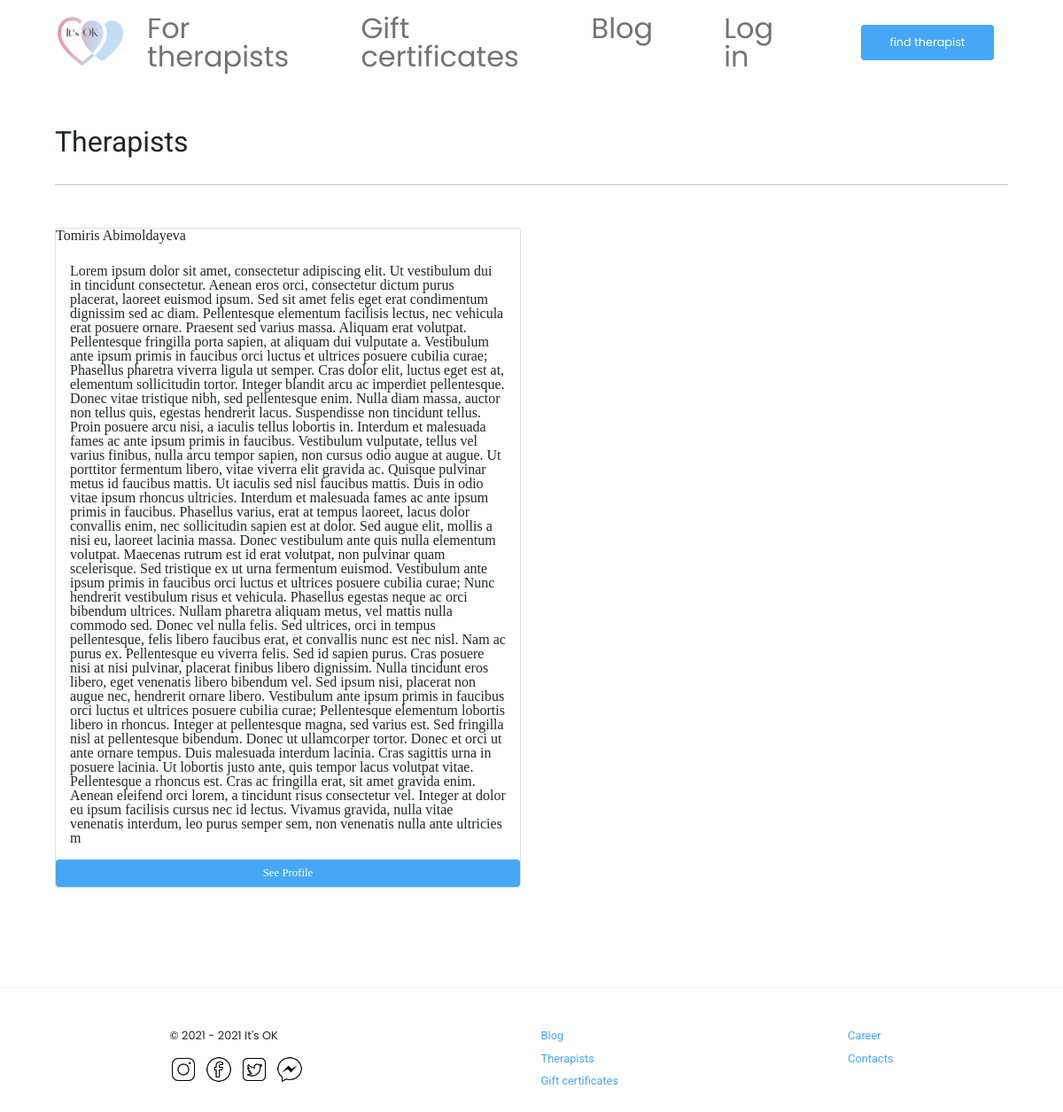
/therapists/, run on the app's committed database.
### therapists_list/models.py (models this page shows, shortened)
class Therapists(models.Model):
    firstname = models.CharField('firstname', max_length=255)
    lastname = models.CharField('lastname', max_length=255)
    phone = models.CharField('phone', max_length=255)
    email = models.CharField('email', max_length=255)
    experience = models.IntegerField('experience')
    degree = models.CharField('education', max_length=255)
    about = models.TextField('about')
    age = models.IntegerField('age')
    city = models.CharField('city', max_length=255)
    sex = models.CharField('sex', max_length=6)
    photo = models.ImageField('photo', upload_to='therapists_photo/')
    class Meta:
        verbose_name = 'Therapist'
        verbose_name_plural = 'Therapists'

### therapists_list/views.py (the view)
# urls.py: path('therapists/', include('therapists_list.urls'), name='therapists'),
def therapists_list(request):
    therapists = Therapists.objects.all()
    return render(request, 'main/therapists.html', {'therapists': therapists})

### main/templates/main/therapists.html (shortened to what this page needs)
{% extends 'main/layout.html' %}
{% block content %}
    <div class="container">
        <div class="main-content-header d-flex justify-content-between flex-wrap">
            <p class="page-title mt-5 " style="font-size: 2rem; font-family: 'Roboto', sans-serif;">Therapists</p>
        </div>
        <br>
        <hr>
        <div class="row mt-5 pb-5">
            {% if therapists%}
                {% for el in therapists %}
                    <div class="col-md-6 col-sm-6 mb-5">
                        <div class="card" style="min-width: 200px">
                            <div class="card-title">{{el.firstname}} {{el.lastname}}</div>
                            <div class="card-body">{{el.about}}</div>
                            <a href="{%url 'therapists_detail' el.id %}" class="btn btn-primary">See Profile</a>
                        </div>
                    </div>
                    {% if forloop.last %}</div>{% endif %}
                {%endfor%}
            {%else%}
                <p>You have not any therapist</p>
            {%endif%}
        </div>
{% endblock %}

### main/static/main/css/style.css (style rules this page uses)
.container { max-width: 1100px; margin: 0 auto; }
.btn { background-color: #45a7f5; border: none; font-size: 0.8rem; }

### data on the page
Therapists: firstname "Tomiris", lastname "Abimoldayeva", about "Lorem ipsum dolor sit amet, consectetur adipiscing elit. Ut vestibulum dui in tincidunt consectetur. Aenean eros orci, consectetur dictum purus placerat, laoreet euismod ipsum. Sed sit amet felis eget erat condimentum dignissim sed ac diam. Pellentesque elementum facilisis lectus, nec vehicula erat posuere ornare. Praesent sed varius massa. Aliquam erat volutpat. Pellentesque fringilla porta sapien, at aliquam dui vulputate a. Vestibulum ante ipsum primis in faucibus orci luctus et ultrices posuere cubilia curae; Phasellus pharetra viverra ligula ut semper. Cras dolor elit, luctus eget est at, elementum sollicitudin tortor. Integer blandit arcu ac imperdiet pellentesque. Donec vitae…"
